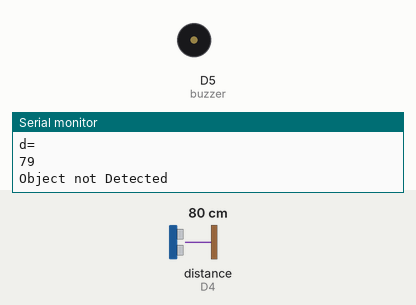
Recording of a sketch running on a simulated ESP8266 (NodeMCU). On the bench: buzzer (waves = sounding, pin HIGH), the last lines printed to the serial monitor. Wiring (inferred from the names in the program): ultrasonic range finder: trigger D2; echo D4. The inputs (shaded band) are chosen by the test bench; at power-on: distance to the obstacle (sensor on D4) 80 cm. The echo pulse lasts 58.3 µs per cm; WiFi joins after 1.5 s; servers stay silent unless stated; pins used as bus, display or sensor lines are not drawn.

Above: at 3.8 s.
3.9 s: distance to the obstacle (sensor on D4) set to 23 cm
9.7 s: distance to the obstacle (sensor on D4) set to 18 cm
At 14.3 s:
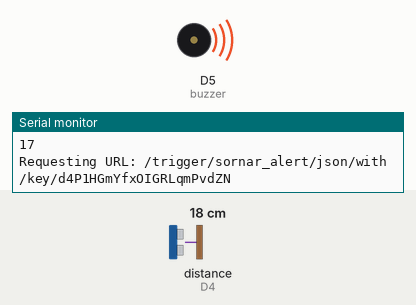
15.5 s: distance to the obstacle (sensor on D4) set to 35 cm
At 19.5 s:
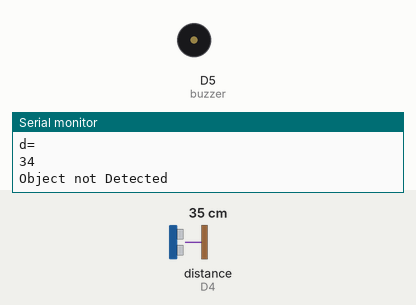
21.3 s: distance to the obstacle (sensor on D4) set to 2 cm
At 24.7 s:
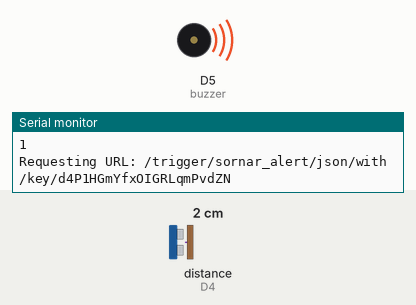
Timing chart, 0 to 26.2 s (numbered marks = the images above; inputs shaded):
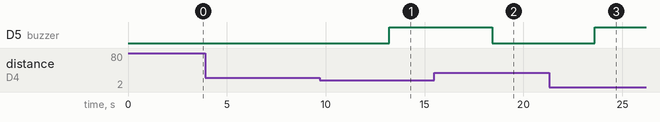

Measured:
- the behaviour switches between 21 and 20 cm on distance to the obstacle (sensor on D4) (found by bisection; images 0 and 1)
- after the input at 9.7 s, D5 (buzzer): LOW → HIGH after 3.5 s
- after the input at 15.5 s, D5 (buzzer): HIGH → LOW after 2.9 s
- after the input at 21.3 s, D5 (buzzer): LOW → HIGH after 2.3 s

The sketch:

Final_alert.ino
```cpp
#include <ESP8266WiFi.h>

const char* ssid = "homenet";
const char* password = "homenet2002";
const char* host = "maker.ifttt.com";

const int trigPin = D2;
const int echoPin = D4;
const int buzzer = D5;

long duration;
int distance;
int safetyDistance;

void setup() {

    pinMode(trigPin, OUTPUT); // Sets the trigPin as an Output
    pinMode(echoPin, INPUT); // Sets the echoPin as an Input
    pinMode(buzzer, OUTPUT);

    Serial.begin(115200);

    Serial.println("Email from Node Mcu");
    delay(100);

    Serial.print("Connecting to ");
    Serial.println(ssid);

    WiFi.begin(ssid, password);

    while (WiFi.status() != WL_CONNECTED) {
      delay(500);
      Serial.print(".");
    }

    Serial.println("");
    Serial.println("IP address: ");
    Serial.println(WiFi.localIP());


    delay(1000);


}

void loop() {


           digitalWrite(trigPin, LOW);
           delayMicroseconds(2);

          // Sets the trigPin on HIGH state for 10 micro seconds
          digitalWrite(trigPin, HIGH);
          delayMicroseconds(10);
          digitalWrite(trigPin, LOW);

          // Reads the echoPin, returns the sound wave travel time in microseconds
          duration = pulseIn(echoPin, HIGH);

          // Calculating the distance
          distance= duration*0.034/2;

          safetyDistance = distance;
          Serial.println("d=");
          Serial.println(safetyDistance);

           WiFiClient client;
           const int httpPort = 80;
            if (!client.connect(host, httpPort)) {
                  Serial.println("connection failed");
            return;}
          //if(Serial.available()){

            //char a=Serial.read();

            if (safetyDistance < 20){

                    digitalWrite(buzzer, HIGH);

                    String url = "/trigger/sornar_alert/json/with/key/d4P1HGmYfxOIGRLqmPvdZN";


                    Serial.print("Requesting URL: ");
                    Serial.println(url);

                     client.print(String("GET ") + url + " HTTP/1.1\r\n" +
                                    "Host: " + host + "\r\n" +
                                           "Connection: close\r\n\r\n");
                                    }


          else{
            Serial.println("Object not Detected");
            digitalWrite(buzzer, LOW);
          }
          //}

          delay(5000);


}
```
